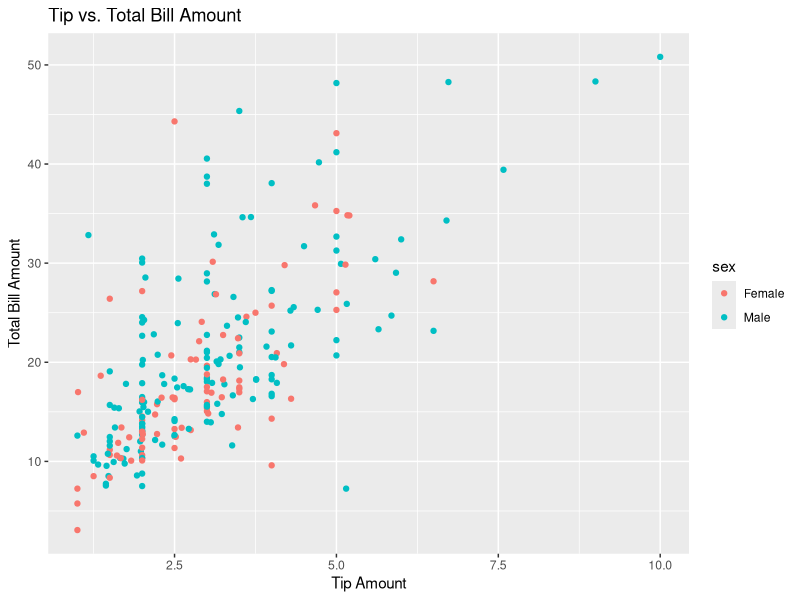
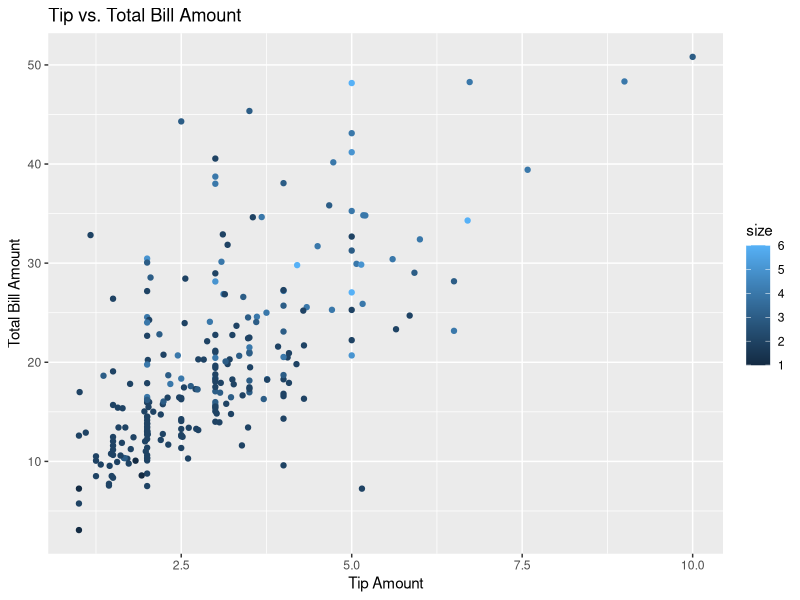
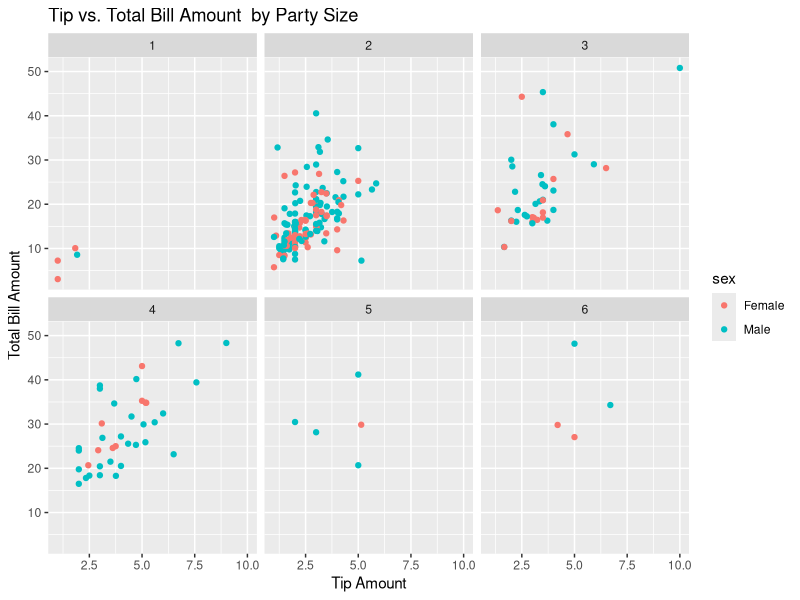
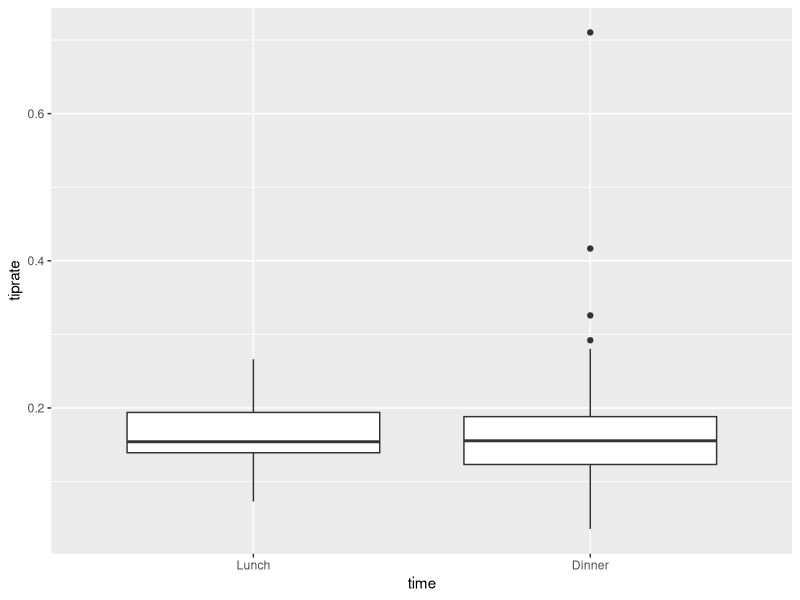
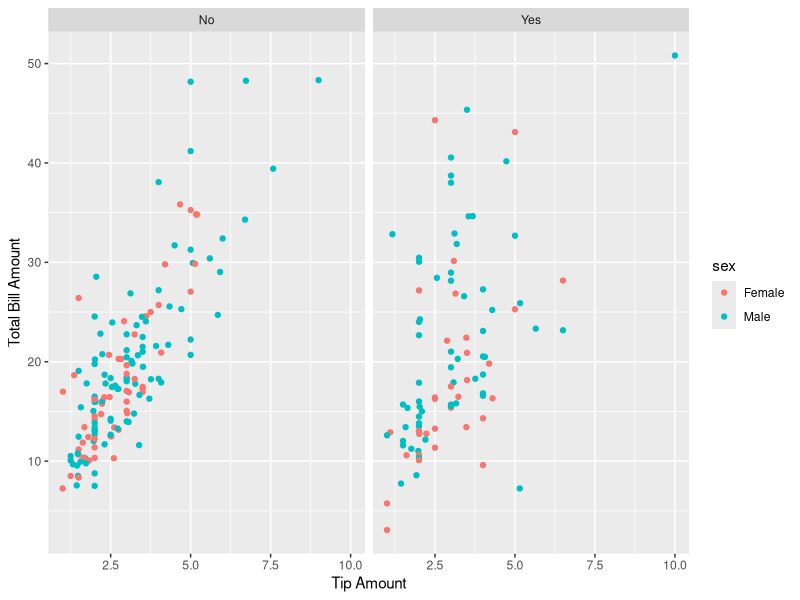
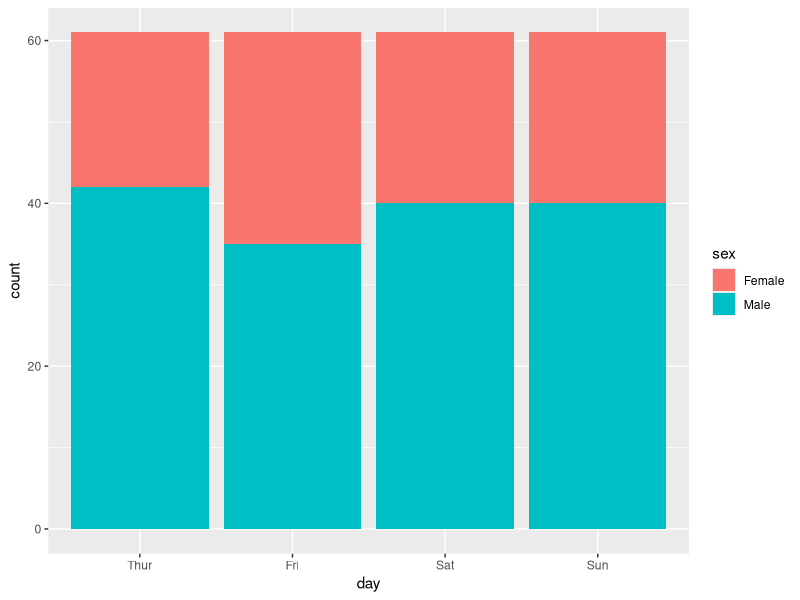

These figures' R source, in order:
## ---- chunk 1
knitr::opts_chunk$set(echo = TRUE)
## ---- chunk 2
data(tips, package = "reshape2") # Loading the data set.
## ---- chunk 3
# How many parties did the waiter serve? Don't forget to store the number and print

names(tips)

numParty <- sum(table(tips$size))
print(numParty)


## ---- chunk 4
#What are the types of variables in the data frame?

str(tips) 
summary(tips)

## ---- chunk 5

tips$day <- levels(factor(tips$day, levels = c("Thur", "Fri", "Sat", "Sun"))) #Reordered the factor variable day
day <- tips$day #Store the vector to the variable name day
print(day) #Print the variable 
head(tips, 20) #Checking to make sure the variabel is ordered correctly in the dataframe

## ---- chunk 6
female5 <- tips[tips$sex == "Female" & tips$size >= 5,] # Created a data frame with desired conditions using logical operators
print(female5)
## ---- chunk 7
library(ggplot2)

cor(tips$tip, tips$total_bill)

ggplot(tips, aes(x = tip, y = total_bill, color = sex))+
  geom_point() + xlab("Tip Amount") + ylab("Total Bill Amount") + ggtitle("Tip vs. Total Bill Amount")

ggplot(tips, aes(x = tip, y = total_bill, color = size))+
  geom_point() + xlab("Tip Amount") + ylab("Total Bill Amount") + ggtitle("Tip vs. Total Bill Amount")


ggplot(tips, aes(x = tip, y = total_bill, color = sex))+
  geom_point() + xlab("Tip Amount") + ylab("Total Bill Amount") + ggtitle("Tip vs. Total Bill Amount  by Party Size") +
  facet_wrap(~size, ncol = 3)
## ---- chunk 8
#??tips

tips["tiprate"] <- NA

tips$tiprate = tips$tip / tips$total_bill

summary(tips$tiprate) 

## ---- chunk 9
tips$time <- factor(tips$time, levels = c("Lunch", "Dinner"))

ggplot(tips, aes(x = time, y = tiprate))+
  geom_boxplot()
## ---- chunk 10
ggplot(tips, aes(x = tip, total_bill, color = sex))+
  geom_point() + xlab("Tip Amount") + ylab("Total Bill Amount")+
  facet_wrap(~smoker)

## ---- chunk 11
tips$day <- factor(tips$day, levels = c("Thur", "Fri", "Sat", "Sun"))

ggplot(tips, aes(x = day))+
  geom_bar(aes(fill = sex)) 
  
